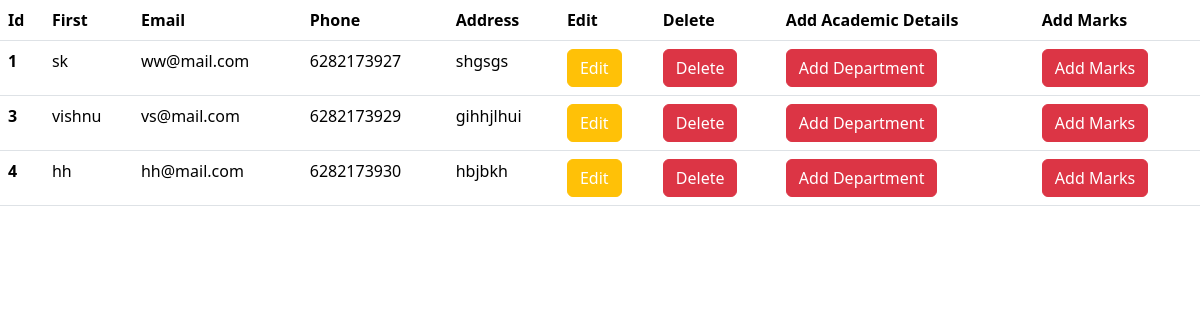
Screenshot of /student-view/ with the database file from the repository.
### public/models.py (models this page shows, shortened)
class Register(models.Model):
    name = models.CharField(max_length=20, null=True)
    email = models.EmailField(max_length=254, unique=True)
    password = models.CharField(max_length=8)
    phone = models.CharField(max_length=15, validators=[MaxLengthValidator(15), MinLengthValidator(0)], default='', null=True, blank=True)
    address = models.TextField(max_length=255, null=True)
    is_student = models.BooleanField(default=False)
    is_teacher = models.BooleanField(default=False)

### teacher/views.py (the view)
# urls.py: path('student-view/',views.StudentDetailsView,name='student-deatils'),
def StudentDetailsView(request):
    data = Register.objects.filter(is_student=True)
    student_info = {'data' : data}
    return render(request, 'viewstudents.html',student_info)

### teacher/templates/viewstudents.html (shortened to what this page needs)
<!DOCTYPE html>
<html lang="en">
<head>
    <link
    href="https://cdn.jsdelivr.net/npm/bootstrap@5.3.2/dist/css/bootstrap.min.css"
    rel="stylesheet"
>
</head>
<body>
    <table class="table">
        <thead>
          <tr>
            <th scope="col">Id</th>
            <th scope="col">First</th>
            <th scope="col">Email</th>
            <th scope="col">Phone</th>
            <th scope="col">Address</th>
            <th scope="col">Edit</th>
            <th scope="col">Delete</th>
            <th scope="col">Add Academic Details</th>
            <th scope="col">Add Marks</th>
          </tr>
        </thead>
        <tbody>
            {% for student_info in data %}
          <tr>
            <th scope="row">{{student_info.id}}</th>
            <td>{{student_info.name}}</td>
            <td>{{student_info.email}}</td>
            <td>{{student_info.phone}}</td>
            <td>{{student_info.address}}</td>
            <td><button class="btn btn-warning"><a style="text-decoration: none; color: white;" href="/student-details-update/{{student_info.id}}">Edit</a></button></td>
            <td><button class="btn btn-danger"><a style="text-decoration: none; color: white;" href="/student-delete/{{student_info.id}}">Delete</a></button></td>
            <td><button class="btn btn-danger"><a style="text-decoration: none; color: white;" href="/student-academic-update/{{student_info.id}}">Add Department</a></button></td>
            <td><button class="btn btn-danger"><a style="text-decoration: none; color: white;" href="/student-mark/{{student_info.id}}">Add Marks</a></button></td>
          </tr>
        {% endfor %}
        </tbody>
      </table>
</body>
</html>

### rows the page displays
Register: id "1", name "sk", email "ww@mail.com", phone "6282173927", address "shgsgs"
Register: id "3", name "vishnu", email "vs@mail.com", phone "6282173929", address "gihhjlhui"
Register: id "4", name "hh", email "hh@mail.com", phone "6282173930", address "hbjbkh"
